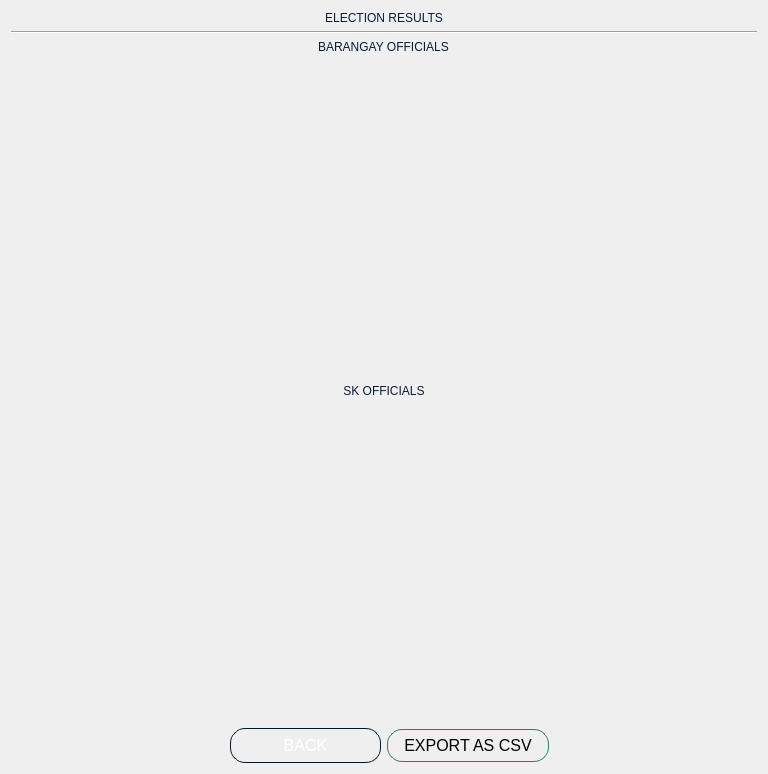
<?xml version="1.0" encoding="UTF-8"?>
<ui version="4.0">
 <class>ElectionResults</class>
 <widget class="QDialog" name="ElectionResults">
  <property name="geometry">
   <rect>
    <x>0</x>
    <y>0</y>
    <width>768</width>
    <height>774</height>
   </rect>
  </property>
  <property name="minimumSize">
   <size>
    <width>768</width>
    <height>647</height>
   </size>
  </property>
  <property name="windowTitle">
   <string>PolliTech</string>
  </property>
  <property name="windowIcon">
   <iconset resource="../VVM.qrc">
    <normaloff>:/backgrounds/Smol logo no bg.png</normaloff>:/backgrounds/Smol logo no bg.png</iconset>
  </property>
  <property name="styleSheet">
   <string notr="true">QDialog {
    background: qlineargradient(
        x1: 0, y1: 0,
        x2: 0, y2: 1,
        stop: 0 #f0f0f0,
        stop: 1 #e0e0e0
    );
}</string>
  </property>
  <layout class="QGridLayout" name="gridLayout">
   <item row="0" column="0">
    <widget class="QLabel" name="label">
     <property name="styleSheet">
      <string notr="true">QLabel {
	font: 700 30pt &quot;Segoe UI&quot;;
	color: #0A1C3A;
}</string>
     </property>
     <property name="text">
      <string>ELECTION RESULTS</string>
     </property>
     <property name="alignment">
      <set>Qt::AlignmentFlag::AlignCenter</set>
     </property>
    </widget>
   </item>
   <item row="1" column="0">
    <layout class="QVBoxLayout" name="verticalLayout_4">
     <item>
      <widget class="Line" name="line_2">
       <property name="orientation">
        <enum>Qt::Orientation::Horizontal</enum>
       </property>
      </widget>
     </item>
     <item>
      <layout class="QVBoxLayout" name="verticalLayout_3">
       <item>
        <layout class="QVBoxLayout" name="verticalLayout">
         <item alignment="Qt::AlignmentFlag::AlignHCenter">
          <widget class="QLabel" name="label_2">
           <property name="styleSheet">
            <string notr="true">QLabel {
	font: 700 18pt &quot;Segoe UI&quot;;
	color: #0A1C3A;
}</string>
           </property>
           <property name="text">
            <string>BARANGAY OFFICIALS</string>
           </property>
           <property name="alignment">
            <set>Qt::AlignmentFlag::AlignCenter</set>
           </property>
          </widget>
         </item>
         <item>
          <widget class="QTableWidget" name="table_barangay">
           <property name="styleSheet">
            <string notr="true">QTableWidget {
background-color: transparent;
}</string>
           </property>
          </widget>
         </item>
        </layout>
       </item>
       <item>
        <layout class="QVBoxLayout" name="verticalLayout_2">
         <item alignment="Qt::AlignmentFlag::AlignHCenter">
          <widget class="QLabel" name="label_3">
           <property name="styleSheet">
            <string notr="true">QLabel {
	font: 700 18pt &quot;Segoe UI&quot;;
	color: #0A1C3A;
}</string>
           </property>
           <property name="text">
            <string>SK OFFICIALS</string>
           </property>
           <property name="alignment">
            <set>Qt::AlignmentFlag::AlignCenter</set>
           </property>
          </widget>
         </item>
         <item>
          <widget class="QTableWidget" name="table_sk">
           <property name="styleSheet">
            <string notr="true">QTableWidget {
background-color: transparent;
}</string>
           </property>
          </widget>
         </item>
        </layout>
       </item>
      </layout>
     </item>
    </layout>
   </item>
   <item row="2" column="0">
    <layout class="QHBoxLayout" name="horizontalLayout">
     <item alignment="Qt::AlignmentFlag::AlignRight">
      <widget class="QPushButton" name="pushButton_back">
       <property name="minimumSize">
        <size>
         <width>151</width>
         <height>35</height>
        </size>
       </property>
       <property name="cursor">
        <cursorShape>PointingHandCursor</cursorShape>
       </property>
       <property name="focusPolicy">
        <enum>Qt::FocusPolicy::NoFocus</enum>
       </property>
       <property name="styleSheet">
        <string notr="true">QPushButton {
    font: 600 9pt &quot;Segoe UI&quot;;
    font-size: 16px;
    color: white;

    background-color: qlineargradient(
        x1:0, y1:0, x2:0, y2:1,
        stop:0 rgb(1, 120, 200),
        stop:1 rgb(1, 100, 182)
    );

    border: 1px solid rgb(1, 26, 48);
    border-radius: 15px;
    padding: 6px 12px;
}

QPushButton:hover {
    background-color: qlineargradient(
        x1:0, y1:0, x2:0, y2:1,
        stop:0 rgb(30, 145, 220),
        stop:1 rgb(0, 90, 165)
    );
}

QPushButton:pressed {
    background-color: rgb(0, 75, 140);
    padding-top: 6px;
    padding-bottom: 4px;
}

QPushButton:focus {
    outline: none;
    border: 2px solid #0A1C3A;
}</string>
       </property>
       <property name="text">
        <string>BACK</string>
       </property>
      </widget>
     </item>
     <item alignment="Qt::AlignmentFlag::AlignRight">
      <widget class="QPushButton" name="pushButton_print">
       <property name="minimumSize">
        <size>
         <width>162</width>
         <height>32</height>
        </size>
       </property>
       <property name="font">
        <font>
         <family>Segoe UI</family>
         <pointsize>-1</pointsize>
         <italic>false</italic>
         <fontweight>DemiBold</fontweight>
        </font>
       </property>
       <property name="cursor">
        <cursorShape>PointingHandCursor</cursorShape>
       </property>
       <property name="focusPolicy">
        <enum>Qt::FocusPolicy::NoFocus</enum>
       </property>
       <property name="layoutDirection">
        <enum>Qt::LayoutDirection::RightToLeft</enum>
       </property>
       <property name="styleSheet">
        <string notr="true">QPushButton {
    font: 600 9pt &quot;Segoe UI&quot;;
    font-size: 16px;
    color: black;
    background-color: qlineargradient(
        spread:pad, x1:0, y1:0, x2:0, y2:1,
        stop:0 #6FE1A4, stop:1 #3CA36E
    );
    border: 1px solid #2e7d5d;
    border-radius: 15px;
    padding: 6px 12px;
}

QPushButton:hover {
    background-color: qlineargradient(
        spread:pad, x1:0, y1:0, x2:0, y2:1,
        stop:0 #7FFFB2, stop:1 #4BB97E
    );
}

QPushButton:pressed {
    background-color: qlineargradient(
        spread:pad, x1:0, y1:0, x2:0, y2:1,
        stop:0 #3CA36E, stop:1 #6FE1A4
    );
    padding-top: 7px;
    padding-bottom: 3px;
}

QPushButton:focus {
    outline: none;
    border: 2px solid #1A5E3B;
}
</string>
       </property>
       <property name="text">
        <string>EXPORT AS CSV</string>
       </property>
      </widget>
     </item>
    </layout>
   </item>
  </layout>
 </widget>
 <resources>
  <include location="../VVM.qrc"/>
 </resources>
 <connections/>
</ui>
